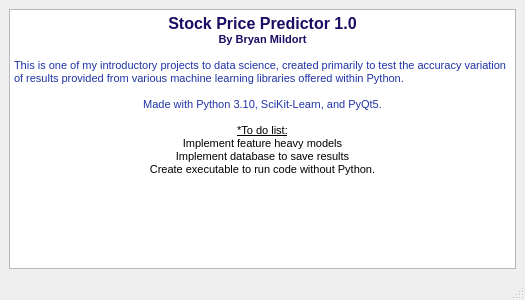
<?xml version="1.0" encoding="UTF-8"?>
<ui version="4.0">
 <class>MainWindow</class>
 <widget class="QMainWindow" name="MainWindow">
  <property name="geometry">
   <rect>
    <x>0</x>
    <y>0</y>
    <width>525</width>
    <height>300</height>
   </rect>
  </property>
  <property name="windowTitle">
   <string>MainWindow</string>
  </property>
  <widget class="QWidget" name="centralwidget">
   <layout class="QGridLayout" name="gridLayout">
    <item row="0" column="0">
     <widget class="QTextBrowser" name="textBrowser">
      <property name="html">
       <string>&lt;!DOCTYPE HTML PUBLIC &quot;-//W3C//DTD HTML 4.0//EN&quot; &quot;http://www.w3.org/TR/REC-html40/strict.dtd&quot;&gt;
&lt;html&gt;&lt;head&gt;&lt;meta name=&quot;qrichtext&quot; content=&quot;1&quot; /&gt;&lt;style type=&quot;text/css&quot;&gt;
p, li { white-space: pre-wrap; }
&lt;/style&gt;&lt;/head&gt;&lt;body style=&quot; font-family:'MS Shell Dlg 2'; font-size:7.8pt; font-weight:400; font-style:normal;&quot;&gt;
&lt;p align=&quot;center&quot; style=&quot; margin-top:0px; margin-bottom:0px; margin-left:0px; margin-right:0px; -qt-block-indent:0; text-indent:0px;&quot;&gt;&lt;span style=&quot; font-size:12pt; font-weight:600; color:#1b0c64;&quot;&gt;Stock Price Predictor 1.0&lt;/span&gt;&lt;/p&gt;
&lt;p align=&quot;center&quot; style=&quot; margin-top:0px; margin-bottom:0px; margin-left:0px; margin-right:0px; -qt-block-indent:0; text-indent:0px;&quot;&gt;&lt;span style=&quot; font-size:8pt; font-weight:600; color:#1b0c64;&quot;&gt;By Bryan Mildort&lt;/span&gt;&lt;/p&gt;
&lt;p align=&quot;center&quot; style=&quot;-qt-paragraph-type:empty; margin-top:0px; margin-bottom:0px; margin-left:0px; margin-right:0px; -qt-block-indent:0; text-indent:0px; font-size:8pt; font-weight:600;&quot;&gt;&lt;br /&gt;&lt;/p&gt;
&lt;p style=&quot; margin-top:0px; margin-bottom:0px; margin-left:0px; margin-right:0px; -qt-block-indent:0; text-indent:0px;&quot;&gt;&lt;span style=&quot; font-size:8pt; color:#1f33a6;&quot;&gt;This is one of my introductory projects to data science, created primarily to test the accuracy variation of results provided from various machine learning libraries offered within Python.&lt;/span&gt;&lt;/p&gt;
&lt;p style=&quot;-qt-paragraph-type:empty; margin-top:0px; margin-bottom:0px; margin-left:0px; margin-right:0px; -qt-block-indent:0; text-indent:0px; font-size:8pt; color:#1f33a6;&quot;&gt;&lt;br /&gt;&lt;/p&gt;
&lt;p align=&quot;center&quot; style=&quot; margin-top:0px; margin-bottom:0px; margin-left:0px; margin-right:0px; -qt-block-indent:0; text-indent:0px;&quot;&gt;&lt;span style=&quot; font-size:8pt; color:#1f33a6;&quot;&gt;Made with Python 3.10, SciKit-Learn, and PyQt5.&lt;/span&gt;&lt;/p&gt;
&lt;p align=&quot;center&quot; style=&quot;-qt-paragraph-type:empty; margin-top:0px; margin-bottom:0px; margin-left:0px; margin-right:0px; -qt-block-indent:0; text-indent:0px; font-size:8pt;&quot;&gt;&lt;br /&gt;&lt;/p&gt;
&lt;p align=&quot;center&quot; style=&quot; margin-top:0px; margin-bottom:0px; margin-left:0px; margin-right:0px; -qt-block-indent:0; text-indent:0px;&quot;&gt;&lt;span style=&quot; font-size:8pt; text-decoration: underline; color:#000000;&quot;&gt;*To do list:&lt;/span&gt;&lt;/p&gt;
&lt;p align=&quot;center&quot; style=&quot; margin-top:0px; margin-bottom:0px; margin-left:0px; margin-right:0px; -qt-block-indent:0; text-indent:0px;&quot;&gt;&lt;span style=&quot; font-size:8pt; color:#000000;&quot;&gt;Implement feature heavy models&lt;/span&gt;&lt;/p&gt;
&lt;p align=&quot;center&quot; style=&quot; margin-top:0px; margin-bottom:0px; margin-left:0px; margin-right:0px; -qt-block-indent:0; text-indent:0px;&quot;&gt;&lt;span style=&quot; font-size:8pt; color:#000000;&quot;&gt;Implement database to save results&lt;/span&gt;&lt;/p&gt;
&lt;p align=&quot;center&quot; style=&quot; margin-top:0px; margin-bottom:0px; margin-left:0px; margin-right:0px; -qt-block-indent:0; text-indent:0px;&quot;&gt;&lt;span style=&quot; font-size:8pt; color:#000000;&quot;&gt;Create executable to run code without Python.&lt;/span&gt;&lt;/p&gt;&lt;/body&gt;&lt;/html&gt;</string>
      </property>
     </widget>
    </item>
   </layout>
  </widget>
  <widget class="QMenuBar" name="menubar">
   <property name="geometry">
    <rect>
     <x>0</x>
     <y>0</y>
     <width>525</width>
     <height>26</height>
    </rect>
   </property>
  </widget>
  <widget class="QStatusBar" name="statusbar"/>
 </widget>
 <resources/>
 <connections/>
</ui>
